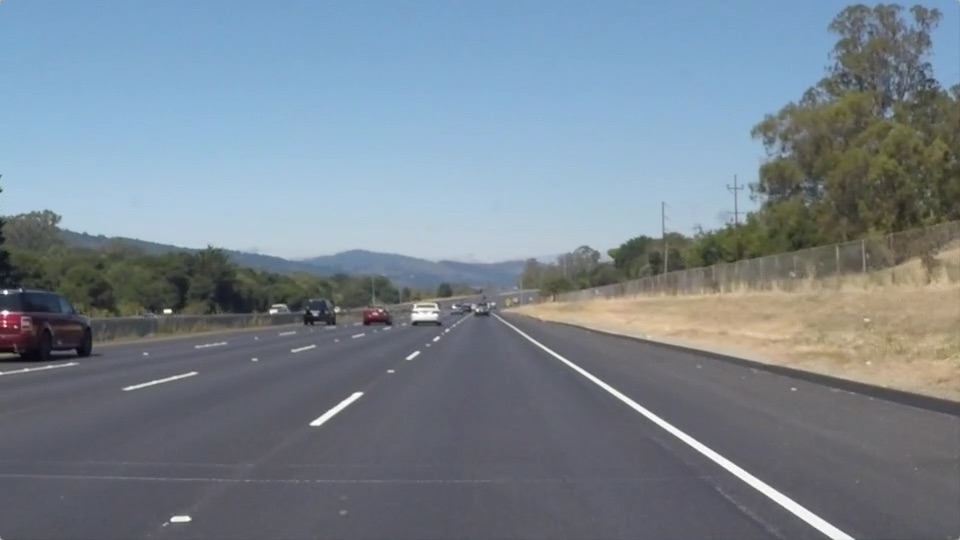
#> input picture Term1-P1-lane-line/test_images/solidWhiteRight.jpg, 960 x 540 px
$ jupyter execute --allow-errors P1.ipynb   (shell and % lines are left out)
#> lines starting #> are read from the running program, lines starting #| are printed output that depends on the picture; after the words box and inside, x2 and y2 are one past the last pixel; in counts of white or black regions, pixels touching at a corner belong together
# Self-Driving Car Engineer Nanodegree

## Project: **Finding Lane Lines on the Road**
***
In this project, you will use the tools you learned about in the lesson to identify lane lines on the road.  You can develop your pipeline on a series of individual images, and later apply the result to a video stream (really just a series of images). Check out the video clip "raw-lines-example.mp4" (also contained in this repository) to see what the output should look like after using the helper functions below.

Once you have a result that looks roughly like "raw-lines-example.mp4", you'll need to get creative and try to average and/or extrapolate the line segments you've detected to map out the full extent of the lane lines.  You can see an example of the result you're going for in the video "P1_example.mp4".  Ultimately, you would like to draw just one line for the left side of the lane, and one for the right.

In addition to implementing code, there is a brief writeup to complete. The writeup should be completed in a separate file, which can be either a markdown file or a pdf document. There is a [write up template](https://github.com/udacity/CarND-LaneLines-P1/blob/master/writeup_template.md) that can be used to guide the writing process. Completing both the code in the Ipython notebook and the writeup template will cover all of the [rubric points](https://review.udacity.com/#!/rubrics/322/view) for this project.

---
Let's have a look at our first image called 'test_images/solidWhiteRight.jpg'.  Run the 2 cells below (hit Shift-Enter or the "play" button above) to display the image.

**Note: If, at any point, you encounter frozen display windows or other confounding issues, you can always start again with a clean slate by going to the "Kernel" menu above and selecting "Restart & Clear Output".**

---

**The tools you have are color selection, region of interest selection, grayscaling, Gaussian smoothing, Canny Edge Detection and Hough Tranform line detection.  You  are also free to explore and try other techniques that were not presented in the lesson.  Your goal is piece together a pipeline to detect the line segments in the image, then average/extrapolate them and draw them onto the image for display (as below).  Once you have a working pipeline, try it out on the video stream below.**

---

<figure>

 <figcaption>
 <p></p>
 <p style="text-align: center;"> Your output should look something like this (above) after detecting line segments using the helper functions below </p>
 </figcaption>
</figure>
 <p></p>
<figure>

 <figcaption>
 <p></p>
 <p style="text-align: center;"> Your goal is to connect/average/extrapolate line segments to get output like this</p>
 </figcaption>
</figure>

**Run the cell below to import some packages.  If you get an `import error` for a package you've already installed, try changing your kernel (select the Kernel menu above --> Change Kernel).  Still have problems?  Try relaunching Jupyter Notebook from the terminal prompt.  Also, consult the forums for more troubleshooting tips.**

## Import Packages

[cell 1]
#importing some useful packages
import matplotlib.pyplot as plt
import matplotlib.image as mpimg
import numpy as np
import cv2

## Read in an Image

[cell 2]
#reading in an image
image = mpimg.imread('test_images/solidWhiteRight.jpg')
#> image is the input picture: shape (540, 960, 3); mean R, G, B 120.3, 132.6, 143.7

#printing out some stats and plotting
print('This image is:', type(image), 'with dimensions:', image.shape)
#| This image is: <class 'numpy.ndarray'> with dimensions: (540, 960, 3)
plt.imshow(image)  # if you wanted to show a single color channel image called 'gray', for example, call as plt.imshow(gray, cmap='gray')

## Ideas for Lane Detection Pipeline

**Some OpenCV functions (beyond those introduced in the lesson) that might be useful for this project are:**

`cv2.inRange()` for color selection
`cv2.fillPoly()` for regions selection
`cv2.line()` to draw lines on an image given endpoints
`cv2.addWeighted()` to coadd / overlay two images
`cv2.cvtColor()` to grayscale or change color
`cv2.imwrite()` to output images to file
`cv2.bitwise_and()` to apply a mask to an image

**Check out the OpenCV documentation to learn about these and discover even more awesome functionality!**

## Helper Functions

Below are some helper functions to help get you started. They should look familiar from the lesson!

[cell 3]
import math

def grayscale(img):
    """Applies the Grayscale transform
    This will return an image with only one color channel
    but NOTE: to see the returned image as grayscale
    (assuming your grayscaled image is called 'gray')
    you should call plt.imshow(gray, cmap='gray')"""
    return cv2.cvtColor(img, cv2.COLOR_RGB2GRAY)
    # Or use BGR2GRAY if you read an image with cv2.imread()
    # return cv2.cvtColor(img, cv2.COLOR_BGR2GRAY)

def canny(img, low_threshold, high_threshold):
    """Applies the Canny transform"""
    return cv2.Canny(img, low_threshold, high_threshold)

def gaussian_blur(img, kernel_size):
    """Applies a Gaussian Noise kernel"""
    return cv2.GaussianBlur(img, (kernel_size, kernel_size), 0)

def region_of_interest(img, vertices):
    """
    Applies an image mask.

    Only keeps the region of the image defined by the polygon
    formed from `vertices`. The rest of the image is set to black.
    """
    #defining a blank mask to start with
    mask = np.zeros_like(img)

    #defining a 3 channel or 1 channel color to fill the mask with depending on the input image
    if len(img.shape) > 2:
        channel_count = img.shape[2]  # i.e. 3 or 4 depending on your image
        ignore_mask_color = (255,) * channel_count
    else:
        ignore_mask_color = 255

    #filling pixels inside the polygon defined by "vertices" with the fill color
    cv2.fillPoly(mask, vertices, ignore_mask_color)

    #returning the image only where mask pixels are nonzero
    masked_image = cv2.bitwise_and(img, mask)
    return masked_image

def calc_seg_len( x1,  y1,  x2, y2):
    """
    calculate length of segment
    """
    res = math.sqrt(pow(x2 - x1, 2) + pow(y2 - y1, 2))
    return res

def draw_lines(img, lines, color=[255, 0, 0], thickness=10):
    """
    NOTE: this is the function you might want to use as a starting point once you want to
    average/extrapolate the line segments you detect to map out the full
    extent of the lane (going from the result shown in raw-lines-example.mp4
    to that shown in P1_example.mp4).

    Think about things like separating line segments by their
    slope ((y2-y1)/(x2-x1)) to decide which segments are part of the left
    line vs. the right line.  Then, you can average the position of each of
    the lines and extrapolate to the top and bottom of the lane.

    This function draws `lines` with `color` and `thickness`.
    Lines are drawn on the image inplace (mutates the image).
    If you want to make the lines semi-transparent, think about combining
    this function with the weighted_img() function below
    """
    # step 1: plot raw lines from hough_lines function (baseline and starting point)
    do_basic_draw_line = False
    if do_basic_draw_line:
        for line in lines:
            # use slope to filter out all zero points and other corner cases
            if len(line) != 1 or len(line[0]) != 4:
                continue
            # only line with single element (has x1, y1, x2, y2) can reach here
            for x1,y1,x2,y2 in line:
                # filter shorter segments that length < 40 pixels
                if calc_seg_len(x1, y1, x2, y2) > 40 :
                    cv2.line(img, (x1, y1), (x2, y2), color, thickness)

    # step 2: average the position of each of the lines and extrapolate to the top and bottom of the lane.
    do_extrapolation = True
    if do_extrapolation:
        left_slope = []
        right_slope = []
        left_x = []
        left_y = []
        right_x = []
        right_y = []

        # draw left and right line need to know the boundary; initialize to be the height of image
        # shape[0] is the number of rows in the image matrix -> that is the Y axis
        minY = img.shape[0]
        maxY = img.shape[0]

        for line in lines:
            # use slope to filter out all zero points and other corner cases
            if len(line) != 1 or len(line[0]) != 4:
                continue
            # only line with single element (has x1, y1, x2, y2) can reach here
            for x1,y1,x2,y2 in line:

                # filter small segments (length < 40 pixels) that could be noise
                if calc_seg_len(x1, y1, x2, y2) < 40:
                    continue;
                # use polyfit function to calculate slope value (use straight line to fit: first order)
                slope, b = np.polyfit((x1,x2), (y1,y2), 1)
                # positive slope means point locates on left line (use slope threshold 0.5 to filter noise)
                if ( slope > 0.5 ):
                    left_slope += [slope]
                    left_x += [x1, x2]
                    left_y += [y1, y2]
                # otherwise, negative slope means point locates on right line (use slope threshold -0.5 to filter noise)
                elif ( slope < -0.5 ):
                    right_slope += [slope]
                    right_x += [x1, x2]
                    right_y += [y1, y2]

        # if there is no valid line exist, simply return without further operations
        if len(left_slope) == 0 or len(right_slope) == 0:
            return

        # pick the global min as the minY
        minY = min(min(left_y), min(right_y))

        # average position: calculate average value of slope and points
        avg_left_slope = np.mean( left_slope )
        avg_right_slope = np.mean( right_slope )
        avg_left_x = np.mean( left_x )
        avg_left_y = np.mean( left_y )
        avg_right_x = np.mean( right_x )
        avg_right_y = np.mean( right_y )

        # curvefit the curve using slope to find intercept
        left_b = avg_left_y - avg_left_slope * avg_left_x
        right_b = avg_right_y - avg_right_slope * avg_right_x

        # find the top and bottom points
        top_left_x = int(( minY - left_b ) / avg_left_slope)
        bottom_left_x = int(( maxY - left_b ) / avg_left_slope)
        top_right_x = int(( minY - right_b ) / avg_right_slope)
        bottom_right_x = int(( maxY - right_b ) / avg_right_slope)

        # draw left and right lines using top and bottom points
        cv2.line(img, (top_left_x, minY), (bottom_left_x, maxY), color, thickness)
        cv2.line(img, (top_right_x, minY), (bottom_right_x, maxY), color, thickness)


def hough_lines(img, rho, theta, threshold, min_line_len, max_line_gap):
    """
    `img` should be the output of a Canny transform.

    Returns an image with hough lines drawn.
    """
    lines = cv2.HoughLinesP(img, rho, theta, threshold, np.array([]), minLineLength=min_line_len, maxLineGap=max_line_gap)
    line_img = np.zeros((img.shape[0], img.shape[1], 3), dtype=np.uint8)
    draw_lines(line_img, lines)
    return line_img

# Python 3 has support for cool math symbols.

def weighted_img(img, initial_img, α=0.8, β=1., λ=0.):
    """
    `img` is the output of the hough_lines(), An image with lines drawn on it.
    Should be a blank image (all black) with lines drawn on it.

    `initial_img` should be the image before any processing.

    The result image is computed as follows:

    initial_img * α + img * β + λ
    NOTE: initial_img and img must be the same shape!
    """
    return cv2.addWeighted(initial_img, α, img, β, λ)

## Test Images

Build your pipeline to work on the images in the directory "test_images"
**You should make sure your pipeline works well on these images before you try the videos.**

[cell 4]
import os
os.listdir("test_images/")

## Build a Lane Finding Pipeline

Build the pipeline and run your solution on all test_images. Make copies into the `test_images_output` directory, and you can use the images in your writeup report.

Try tuning the various parameters, especially the low and high Canny thresholds as well as the Hough lines parameters.

[cell 5]
# TODO: Build your pipeline that will draw lane lines on the test_images
# then save them to the test_images directory.

images = os.listdir("test_images/")
mask = np.array([[(100,560), (460,310), (520,330), (950,560)]])

def findLaneInImg(img):
    """
    `img` should be the image file in test_images directory.
    """

    # step 1: convert image to grayscale
    gray = grayscale(img)
    # step 2: Gaussian smoothing
    blur = gaussian_blur(gray, 5)

    # step 3: Canny Edge detection
    edges = canny(blur, low_threshold=50, high_threshold=150)
    # step 4: Find Region of Interest
    mask_img = region_of_interest(edges, mask)
    plt.imshow(mask_img)
    # step 5: Hough Transform
    lines = hough_lines(mask_img, rho=1, theta=np.pi/180, threshold=50, min_line_len=100, max_line_gap=160)
    #plt.imshow(lines)
    #return lines
    # step 6: draw lines on the image
    result = weighted_img(lines, img)
    return result


# process test images; use boolean variable to switch on/off the function call
processImg = True
if processImg:
    for image in images:
        filename = os.path.join("test_images/", image)
        img = mpimg.imread(filename)
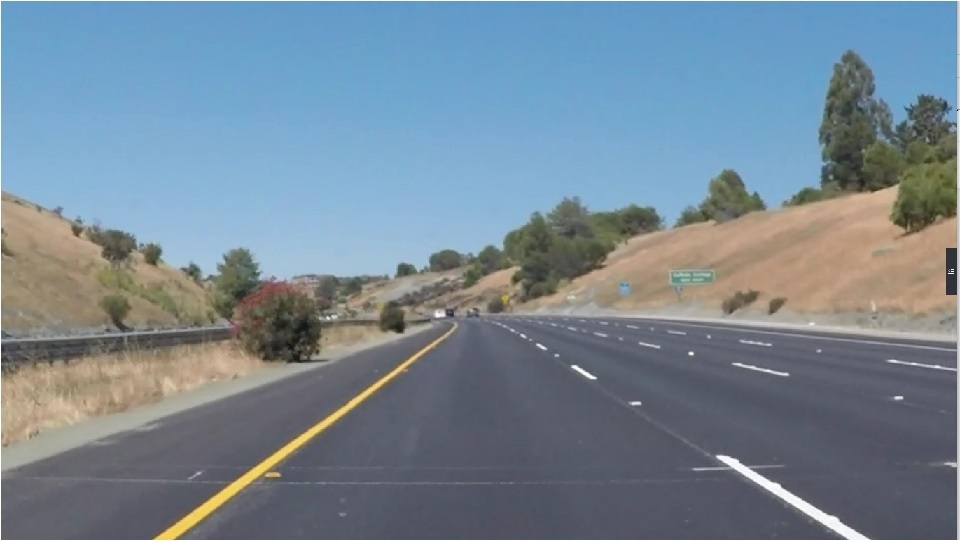
#> input picture Term1-P1-lane-line/test_images/glitch.jpg, 961 x 542 px
#> img is the input picture: shape (542, 961, 3); mean R, G, B 118.8, 135.6, 148.6
        result = findLaneInImg(img)
#> in grayscale, `return cv2.cvtColor(img, cv2.COLOR_RGB2GRAY)`:
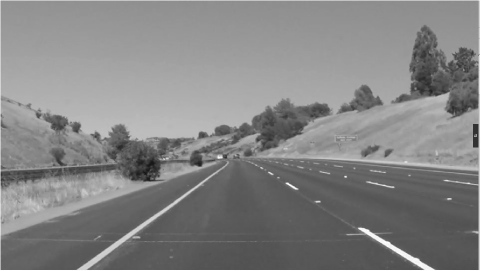
#> returned value: shape (542, 961) (shown at 1/2 size); min 8, max 255, mean 132
#> in canny, `return cv2.Canny(img, low_threshold, high_threshold)`:
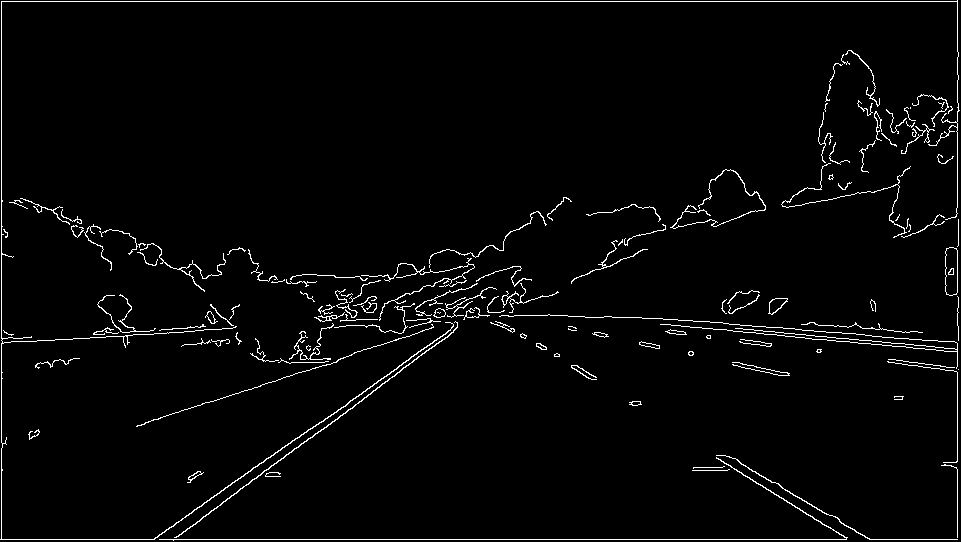
#> returned value: shape (542, 961); 2.6% white in thin lines or dots
#> in region_of_interest, `cv2.fillPoly(mask, vertices, ignore_mask_color)`:
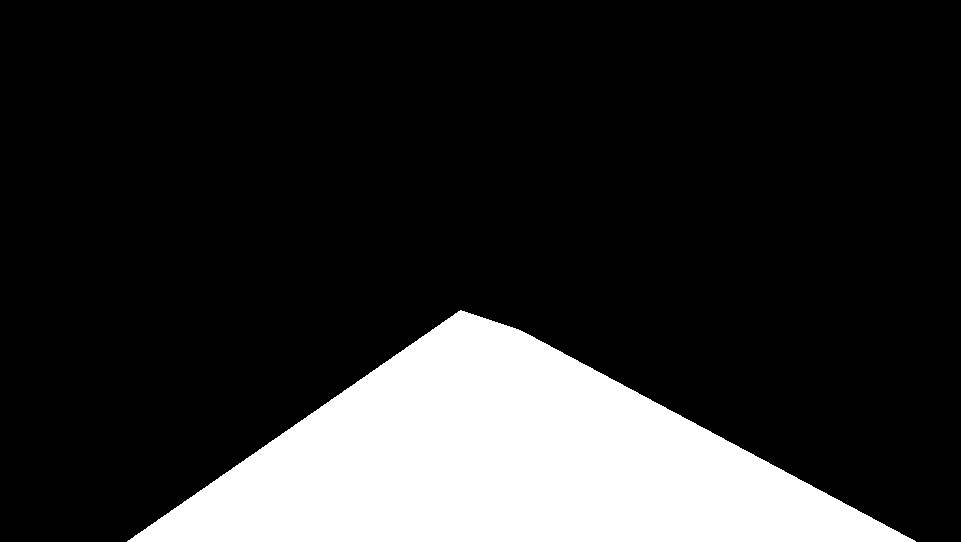
#> mask: shape (542, 961); 18.1% white; 1 white region, box (x1, y1, x2, y2) and area: (127, 310, 916, 542) 94183
#> in region_of_interest, `masked_image = cv2.bitwise_and(img, mask)`:
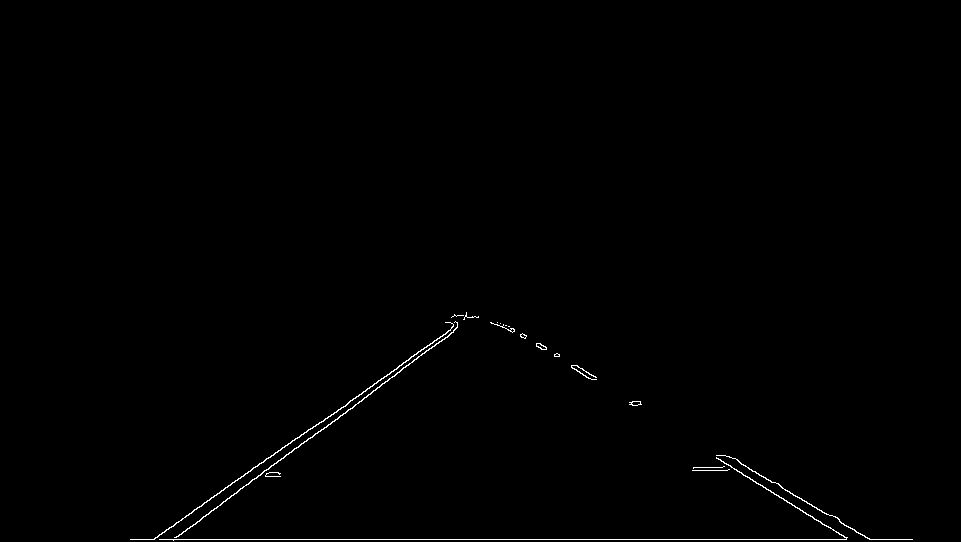
#> masked_image: shape (542, 961); 0.49% white in thin lines or dots, all inside (x1, y1, x2, y2) = (130, 312, 913, 541)
#> in hough_lines, `lines = cv2.HoughLinesP(img, rho, theta, threshold, np.array([]), minL..`: lines = 13 rows, first 6: [130, 539, 912, 539], [154, 538, 470, 317], [505, 325, 846, 538], [159, 534, 468, 317], [211, 510, 478, 316], [559, 354, 865, 537]
#> the loop in draw_lines, `for line in lines:` made 13 passes
#> line on passes 1 to 8: [[130, 539, 912, 539]], [[154, 538, 470, 317]], [[505, 325, 846, 538]], [[159, 534, 468, 317]], [[211, 510, 478, 316]], [[559, 354, 865, 537]], [[252, 479, 449, 335]], [[500, 323, 822, 524]]
#> after the loop in draw_lines, `for line in lines:`: left_slope = [0.625, 0.598, 0.624, 0.601, 0.6]; left_x = [505, 846, 559, 865, 500, 822, 640, 868, 540, 795]; left_y = [325, 538, 354, 537, 323, 524, 401, 538, 343, 496]; right_slope = [-0.699, -0.702, -0.727, -0.731, -0.726, -0.7, -0.725]; right_x = [154, 470, 159, 468, 211, 478, 252, 449, 174, 477, 155, 472, 373, 475]; right_y = [538, 317, 534, 317, 510, 316, 479, 335, 537, 317, 538, 316, 390, 316]
#> in draw_lines, `minY = min(min(left_y), min(right_y))`: minY = 316
#> in draw_lines, `avg_left_slope = np.mean( left_slope )`: avg_left_slope = 0.61
#> in draw_lines, `avg_right_slope = np.mean( right_slope )`: avg_right_slope = -0.716
#> in draw_lines, `avg_left_x = np.mean( left_x )`: avg_left_x = 694
#> in draw_lines, `avg_left_y = np.mean( left_y )`: avg_left_y = 437.9
#> in draw_lines, `avg_right_x = np.mean( right_x )`: avg_right_x = 340.5
#> in draw_lines, `avg_right_y = np.mean( right_y )`: avg_right_y = 411.4
#> in draw_lines, `left_b = avg_left_y - avg_left_slope * avg_left_x`: left_b = 14.87
#> in draw_lines, `right_b = avg_right_y - avg_right_slope * avg_right_x`: right_b = 655.2
#> in draw_lines, `top_left_x = int(( minY - left_b ) / avg_left_slope)`: top_left_x = 494
#> in draw_lines, `bottom_left_x = int(( maxY - left_b ) / avg_left_slope)`: bottom_left_x = 864
#> in draw_lines, `top_right_x = int(( minY - right_b ) / avg_right_slope)`: top_right_x = 473
#> in draw_lines, `bottom_right_x = int(( maxY - right_b ) / avg_right_slope)`: bottom_right_x = 158
#> in draw_lines, `cv2.line(img, (top_left_x, minY), (bottom_left_x, maxY), color, thickn..`:
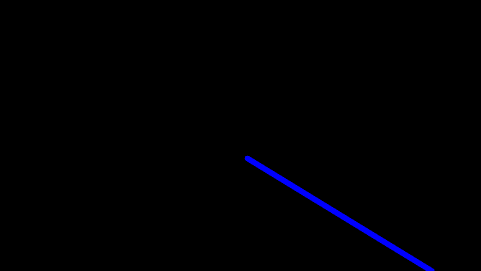
#> img: shape (542, 961, 3) (shown at 1/2 size); mean of channels 0, 1, 2 2.4, 0, 0; drawn as B, G, R
#> in draw_lines, `cv2.line(img, (top_right_x, minY), (bottom_right_x, maxY), color, thic..`:
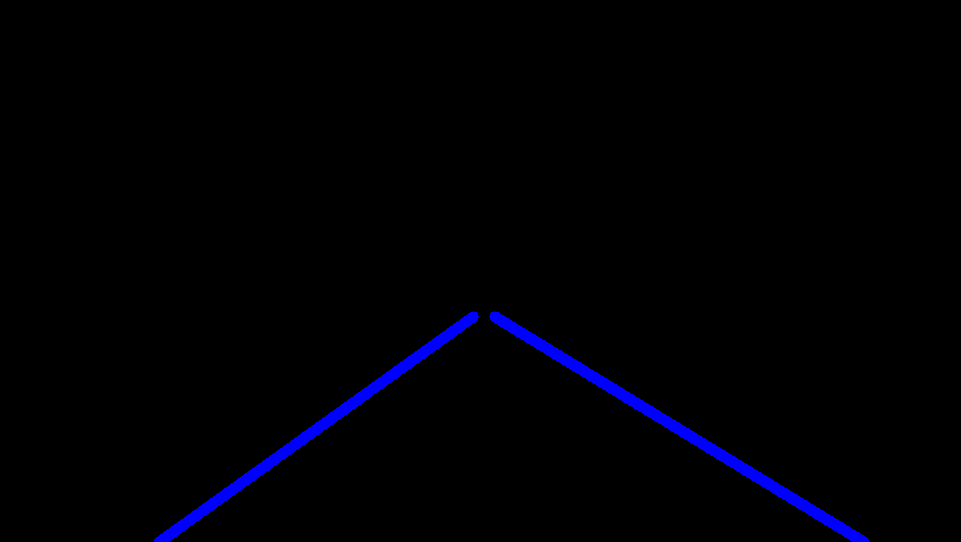
#> img: shape (542, 961, 3); 0.83% of pixels changed, all inside (x1, y1, x2, y2) = (154, 311, 479, 542); drawn as B, G, R
#> in weighted_img, `return cv2.addWeighted(initial_img, α, img, β, λ)`:
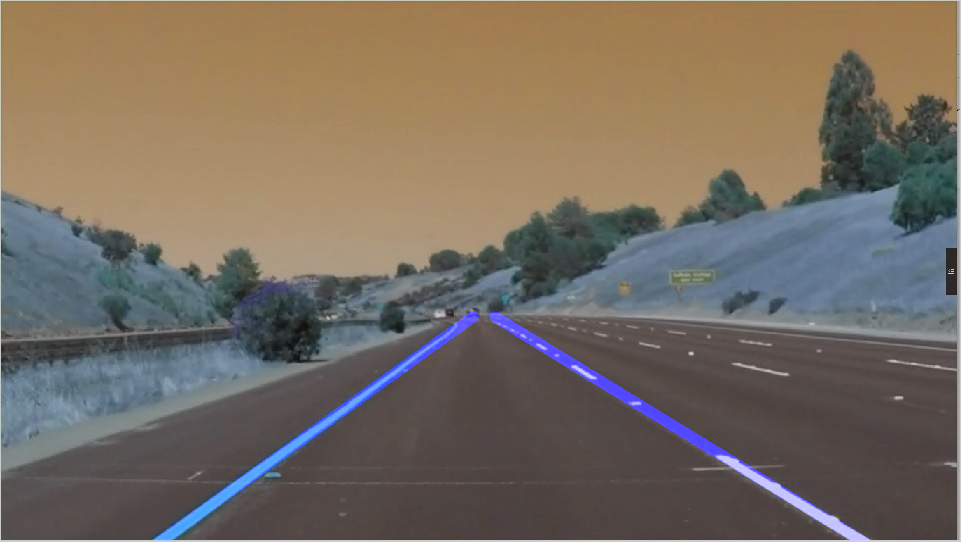
#> returned value: shape (542, 961, 3); mean of channels 0, 1, 2 97.2, 108.4, 118.9; drawn as B, G, R
        plt.imshow(result)
        plt.show()

#image = mpimg.imread(os.path.join("test_images/",'glitch.jpg'))
#result = findLaneInImg(image)
#plt.imshow(result)
